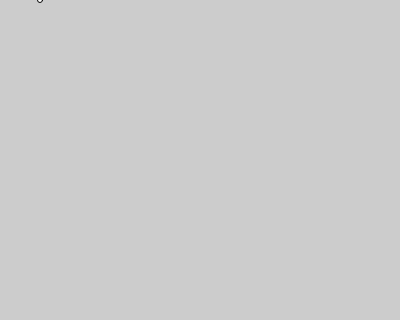
Frame 1 (no input)
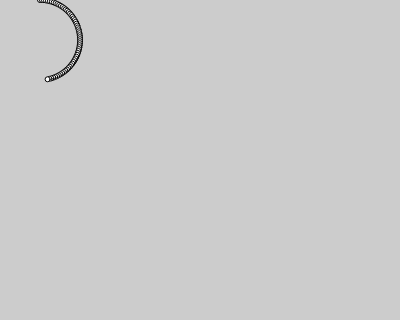
Frame 60 (no input)
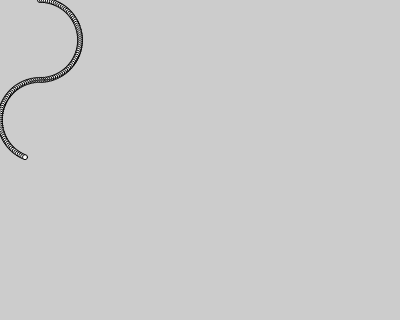
Frame 120 (the mouse pressed at the canvas centre since frame 60)

The p5.js sketch that drew these frames (run headless with seeded random() and noise() and a simulated clock; from frame 60 on, the mouse is pressed at the canvas centre):

// p5.js sketch
// ── sketch.js
let angle = 0.0;
let rsize = 40;
let x0 = rsize;
let y0 = rsize;
let rad = rsize;
let speed = 0.05;
let cir_len = 5;
let step_count;
let step_index;
let jiggle;
let loopFlag = 1;

function setup() {
  // createCanvas(windowWidth, windowHeight);
  createCanvas(400, 320);
  background(204);
  angle = TWO_PI * 0.75;
  // angle = 0;
  step_count = PI * 1.0 / speed;
  // step_count = PI / 2 / speed;
  step_index = 0;
  jiggle = step_count * 0.20
  console.log(frameCount, 'step_count', step_count)
}

function draw() {
  let x1 = x0 + cos(angle) * rad;
  let y1 = y0 + sin(angle) * rad;
  ellipse( x1, y1, cir_len, cir_len);
  // line(offsetX, offsetY, x, y)
  angle += speed;
  if (angle > TWO_PI) {
    angle -= TWO_PI;
  }
  else if (angle < -TWO_PI) {
    angle += TWO_PI;
  }
  // console.log(frameCount, 'angle', angle)
  step_index++;
  if (step_index > step_count) {
    step_count += random(-jiggle,jiggle)
    // step_count += jiggle;
    step_index = 0;
    speed = -speed;
    let x2 = x0;
    let y2 = y0 + rsize*2;
    let dx = x2 - x1;
    let dy = y2 - y1;
    angle = atan2(-dy,-dx)
    // console.log('angle', angle)
    rad = sqrt(dx*dx + dy*dy)
    y0 = y2;
    if (y0 > height) {
      rad = rsize
      y0 = rsize;
      x0 += rsize*2;
      if (x0 > width) {
        x0 = rsize;
      }
    }
  }
}

function mousePressed() {
  if (loopFlag) {
    noLoop();
    loopFlag = 0;
  }
  else {
    loop();
    loopFlag = 1;
  }
}

// https://editor.p5js.org/jht1493/sketches/QvWMvdsPN
// circles waves jiggle2

// https://editor.p5js.org/jht1493/sketches/6m4rTU_M1
// circles waves jiggle

// https://editor.p5js.org/jht1493/sketches/XnsQ-CAuV
// circles black waves

// https://editor.p5js.org/jht1493/sketches/xZGAWtzf_
// circles black pie

// https://editor.p5js.org/jht1493/sketches/jAvVW37Mm
// circles in the mix

// https://editor.p5js.org/jht1493/sketches/0IZtaK_fH
// Ex_08_14 Circular Motion

// https://github.com/lmccart/gswp5.js-code/blob/master/08_Motion/Ex_08_14.js
